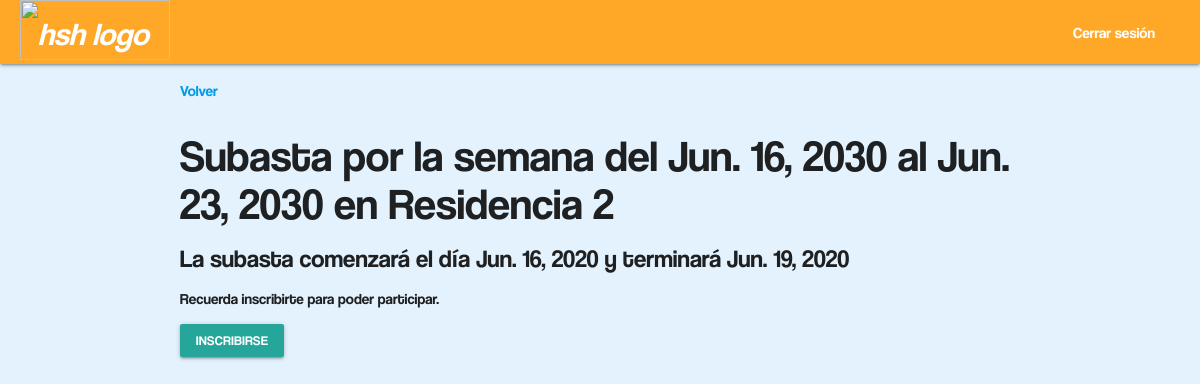
Before: /subasta/6/ (signed in) with the older database file.
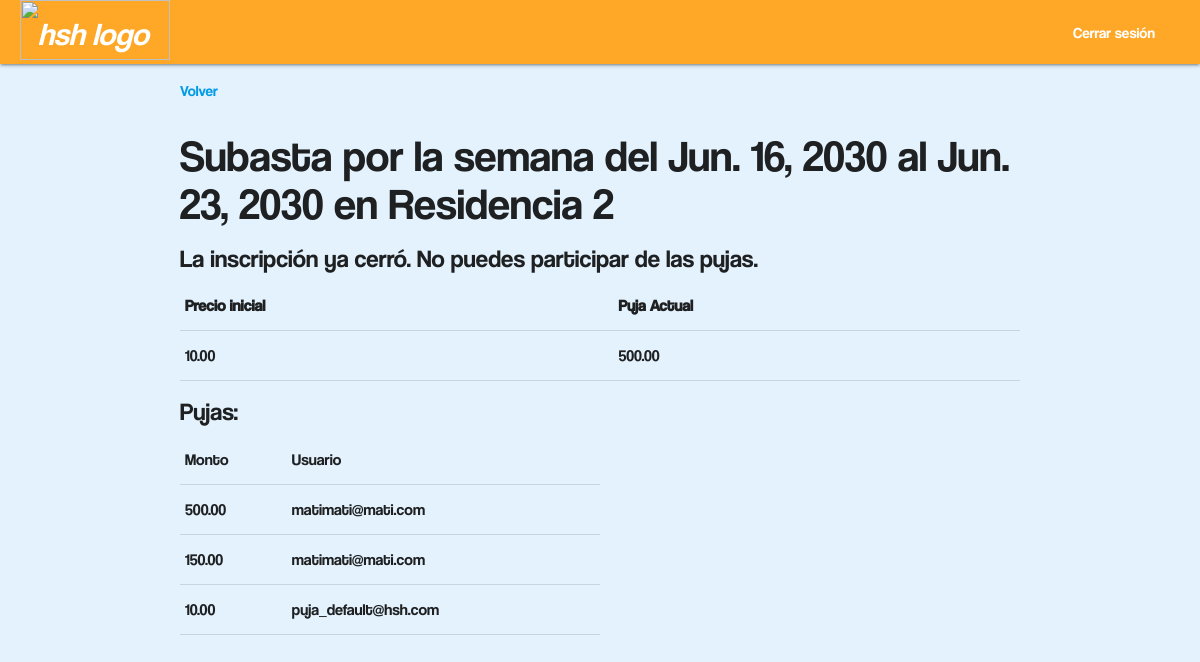
After: the same page with the newer database file.
### main/models.py (models this page shows, shortened)
class Semana(models.Model):
	dia_inicial = models.DateField()
	precio_reserva = models.DecimalField(max_digits=11,decimal_places=2)
	def dia_final(self):
		return self.dia_inicial + timedelta(days=7)
	class Meta:
		abstract = True
		ordering = ['dia_inicial', 'residencia']

class Subasta(Semana):
	precio_inicial = models.DecimalField(max_digits=11,decimal_places=2)
	inicio_de_subasta = models.DateField()
	residencia = models.ForeignKey('Residencia',on_delete=models.CASCADE,related_name='subastas')
	usuarios_inscriptos = models.ManyToManyField('User',related_name='inscripciones')
	iniciada = models.BooleanField(default=False)
	def fin_de_subasta(self):
		return (self.inicio_de_subasta + timedelta(days=3))
	def puja_actual(self):
		return self.pujas.first()
	def esta_inscripto(self,usuario):
		return self.usuarios_inscriptos.filter(id=usuario.id).exists()

class Residencia(models.Model):
	nombre = models.CharField(max_length=50)
	dirección = models.CharField(max_length=200)
	ciudad = models.CharField(max_length=100)
	pais = models.CharField(max_length=30)
	descripcion = models.TextField()
	habitaciones = models.IntegerField(default=0)
	personas = models.IntegerField(default=0)
	baños = models.IntegerField(default=0)
	def __str__(self):
		return self.nombre
	class Meta:
		ordering = ['nombre']

class Puja(models.Model):
	usuario = models.ForeignKey('User',on_delete=models.CASCADE,related_name='pujas')
	dinero_pujado = models.DecimalField(max_digits=11,decimal_places=2)
	subasta = models.ForeignKey('Subasta',on_delete=models.CASCADE,related_name='pujas')
	class Meta:
		ordering = ['subasta','-dinero_pujado']

class User(AbstractBaseUser, PermissionsMixin):
	email = models.EmailField(_('email address'), unique=True)
	first_name = models.CharField(_('nombre'), max_length=30, blank=True)
	last_name = models.CharField(_('apellido'), max_length=30, blank=True)
	date_joined = models.DateTimeField(_('date joined'), auto_now_add=True)
	is_active = models.BooleanField(_('active'), default=True)
	date_of_birth = models.DateField(_('fecha de nacimiento'))
	nacionalidad = models.CharField(max_length=50)
	creditos = models.IntegerField(default=2)
	premium = models.BooleanField(_('premium estatus'), default=False)
	is_staff = models.BooleanField(
		_('staff status'),
		default=False,
		help_text=_('Designates whether the user can log into this admin site.'),
	)
	metodo_de_pago = models.OneToOneField(
		'Tarjeta',
		on_delete=models.CASCADE,
		related_name='user'
		)
	objects = UserManager()
	USERNAME_FIELD = 'email'
	REQUIRED_FIELDS = []
	class Meta:
		verbose_name = _('cliente')
		verbose_name_plural = _('clientes')

### main/views.py (the view)
# urls.py: path("subasta/<id_subasta>/", views.subasta, name="subasta"),
def subasta(request, id_subasta):
    sub = Subasta.objects.get(id=id_subasta)
    if request.method == "POST":
        form = MontoPujaForm(request.POST,user=request.user,subasta=sub)
        if form.is_valid():
            monto = form.cleaned_data.get("monto")
            sub.pujar(request.user, monto)
            sub.save()
    else:
        form = MontoPujaForm(user=request.user,subasta=sub)
    import datetime
    inscripto = sub.esta_inscripto(request.user)
    return render(request=request,
                  template_name="main/subastas/ver_subasta.html",
                  context={"subasta": sub,
                           "inscripto": inscripto,
                           "form": form})

### main/templates/main/subastas/ver_subasta.html (shortened to what this page needs)
{% extends "main/headers/header_logged_in.html" %}
{% load static %}
{% block content %}
<body>
  <p>
    <a href="/ver_residencia/{{subasta.residencia.id}}">Volver</a>
  </p>
  <div>
    <h3>Subasta por la semana del {{subasta.dia_inicial}} al {{subasta.dia_final}}
    en {{subasta.residencia}}</h3>
    {% if not subasta.iniciada %}
      <h5>La subasta comenzará el día {{subasta.inicio_de_subasta}} y terminará {{subasta.fin_de_subasta}}</h5>
      {% if not inscripto %}
      <p>Recuerda inscribirte para poder participar.</p>
      <a href="/inscribirse/{{subasta.residencia.id}}/{{subasta.id}}" class="waves-effect waves-light btn-small">Inscribirse</a>
      {% endif %}
    {% else %}
      {% if inscripto %}
        <h5>La subasta ya comenzó, tenes tiempo hasta el {{subasta.fin_de_subasta}} para pujar</h5>
        <p><i class="material-icons">check</i>Estás inscripto</p>
      {% else %}
        <h5>La inscripción ya cerró. No puedes participar de las pujas.</h5>
      {% endif %}
      <div>
        <table style="width:100%">
          <tr>
            <th>Precio inicial</th>
            <th>Puja Actual</th>
          </tr>
          <tr>
            <td>{{subasta.precio_inicial}}</td>
            <td>{{subasta.puja_actual.dinero_pujado}}</td>
          </tr>
        </table>
      {% if request.user.is_staff %}
        <h5>Pujas:</h5>
        <table style="width:50%">
          <tr>
            <td>Monto</td>
            <td>Usuario</td>
          </tr>
          {% for puja in subasta.pujas.all %}
            <tr>
              <td>{{puja.dinero_pujado}}</td>
              <td>{{puja.usuario}}</td>
            </tr>
          {% endfor %}
        </table>
      {% endif %}
      </div>
    {% endif %}
  </div>
</body>
{% endblock %}

Changed rows visible on the page:
changed Subasta "Residencia 2": iniciada False → True (drawn); precio_inicial (not shown) → "10.00"; puja_actual.dinero_pujado (not shown) → "500.00"; inicio_de_subasta "Jun. 16, 2020" → (not shown); fin_de_subasta "Jun. 19, 2020" → (not shown)
added Puja: dinero_pujado "500.00", usuario "matimati@mati.com"
added Puja: dinero_pujado "150.00", usuario "matimati@mati.com"
added Puja: dinero_pujado "10.00", usuario "puja_default@hsh.com"
Other visible differences:
text no longer shown: "La subasta comenzará el día y terminará Recuerda inscribirte para poder participar. INSCRIBIRSE"
text now shown: "La inscripción ya cerró. No puedes participar de las pujas. Precio inicial Puja Actual Pujas: Monto Usuario"
